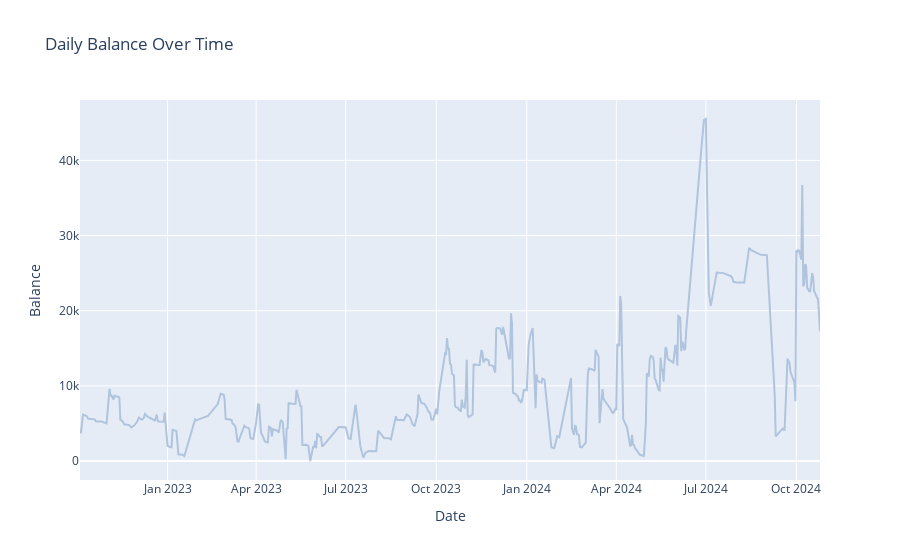

Here is the notebook cell this chart was saved with:
### Code cell
fig = px.line(daily_spending, x='Date', y='Balance', title='Daily Balance Over Time')
fig.update_traces(line=dict(color='lightsteelblue'))
fig.show()

### Figure 1 — Plotly figure (JSON) as saved in the notebook; plotly's stock layout.template omitted (floating-point values rounded to 4 significant figures; data arrays with more than 128 entries replaced by an {"elided": "..."} marker saying what was removed)
{"data": [{"hovertemplate": "Date=%{x}<br>Balance=%{y}<extra></extra>", "legendgroup": "", "line": {"color": "lightsteelblue", "dash": "solid"}, "marker": {"symbol": "circle"}, "mode": "lines", "name": "", "orientation": "v", "showlegend": false, "type": "scatter", "x": {"elided": "390 str values"}, "xaxis": "x", "y": {"elided": "390 float values"}, "yaxis": "y"}], "layout": {"legend": {"tracegroupgap": 0}, "title": {"text": "Daily Balance Over Time"}, "xaxis": {"anchor": "y", "domain": [0, 1], "title": {"text": "Date"}}, "yaxis": {"anchor": "x", "domain": [0, 1], "title": {"text": "Balance"}}}}
